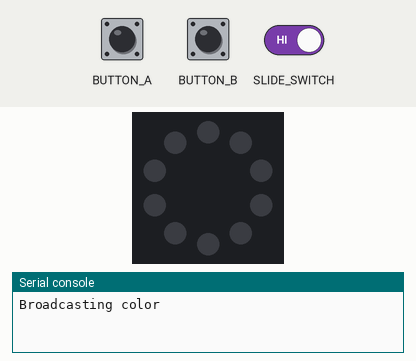
This program was run on a simulated Circuit Playground running CircuitPython. Parts: the board's ring of 10 RGB LEDs (number 0 left of the top, counting anticlockwise), the last lines printed to the serial console. Inputs (shaded band) come from the test bench. Dim RGB values are drawn brighter than linear; nothing arrives over Bluetooth unless stated.

Above: at 1.2 s.
1.3 s: button A pressed for 3.2 s
At 5.1 s:
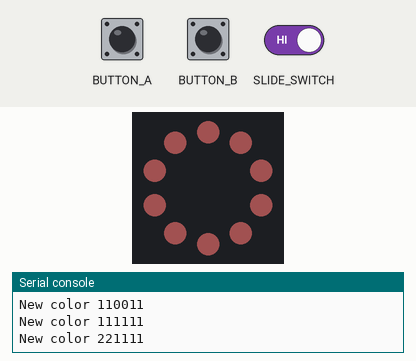
6.0 s: button B pressed for 3.2 s
At 9.9 s:
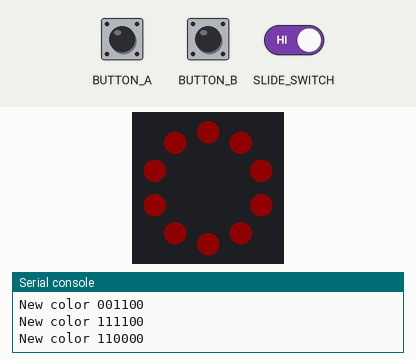
10.7 s: button B pressed for 0.15 s
At 11.0 s:
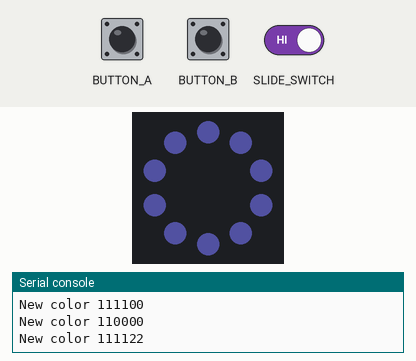
12.3 s: slide switch moved to the right
At 14.1 s:
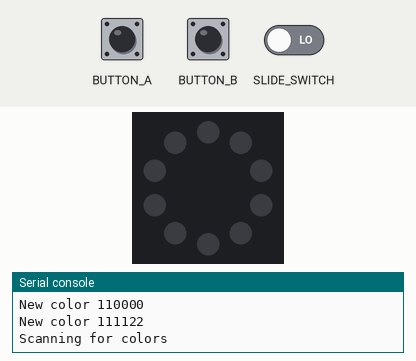
Timing chart, 0 to 15.6 s (numbered marks = the images above; inputs shaded):
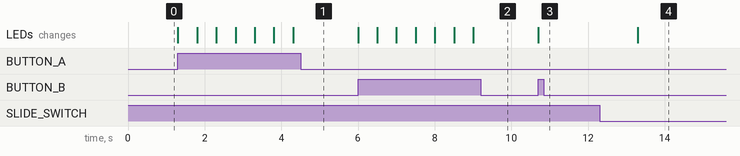

Measured:
- after the input at 1.3 s, the LEDs: first change at once (image 1 shows a later state)
- after the input at 6.0 s, the LEDs: first change at once (image 2 shows a later state)
- after the input at 10.7 s, the LEDs: change at once (image 3)
- after the input at 12.3 s, the LEDs: change after 1.0 s (image 4)

The program:

main.hide-n-seek.CircuitPlaygroundBluefruit.py
```python
### main.hide-n-seek.CircuitPlaygroundBluefruit.py

"""
Circuit Playground Bluefruit Ornament Proximity
This demo uses advertising to set the color of scanning devices depending on the strongest broadcast
signal received. Circuit Playgrounds can be switched between advertising and scanning using the
slide switch. The buttons change the color when advertising.
"""
### Original code https://learn.adafruit.com/hide-n-seek-bluefruit-ornament/code-with-circuitpython

import time
from adafruit_circuitplayground.bluefruit import cpb

from adafruit_ble import BLERadio
from adafruit_ble.advertising.adafruit import AdafruitColor

# The color pickers will cycle through this list with buttons A and B.
color_options = [0x110000,
                 0x111100,
                 0x001100,
                 0x001111,
                 0x000011,
                 0x110011,
                 0x111111,
                 0x221111,
                 0x112211,
                 0x111122]

ble = BLERadio()

i = 0
advertisement = AdafruitColor()
advertisement.color = color_options[i]
cpb.pixels.auto_write = False
cpb.pixels.fill(color_options[i])
while True:
    # The first mode is the color selector which broadcasts it's current color to other devices.
    if cpb.switch:
        print("Broadcasting color")
        ble.start_advertising(advertisement)
        while cpb.switch:
            last_i = i
            if cpb.button_a:
                i += 1
            if cpb.button_b:
                i -= 1
            i %= len(color_options)
            if last_i != i:
                color = color_options[i]
                cpb.pixels.fill(color)
                cpb.pixels.show()
                print("New color {:06x}".format(color))
                advertisement.color = color
                ble.stop_advertising()
                ble.start_advertising(advertisement)
                time.sleep(0.5)
        ble.stop_advertising()
    # The second mode listens for color broadcasts and shows the color of the strongest signal.
    else:
        closest = None
        closest_rssi = -80
        closest_last_time = 0
        print("Scanning for colors")
        while not cpb.switch:
            for entry in ble.start_scan(AdafruitColor, minimum_rssi=-100, timeout=1):
                if cpb.switch:
                    break
                now = time.monotonic()
                new = False
                if entry.address == closest:
                    pass
                elif entry.rssi > closest_rssi or now - closest_last_time > 0.4:
                    closest = entry.address
                else:
                    continue
                closest_rssi = entry.rssi
                closest_last_time = now
                discrete_strength = min((100 + entry.rssi) // 5, 10)
                cpb.pixels.fill(0x000000)
                for i in range(0, discrete_strength):
                    cpb.pixels[i] = entry.color
                cpb.pixels.show()

            # Clear the pixels if we haven't heard from anything recently.
            now = time.monotonic()
            if now - closest_last_time > 1:
                cpb.pixels.fill(0x000000)
                cpb.pixels.show()
        ble.stop_scan()
```
